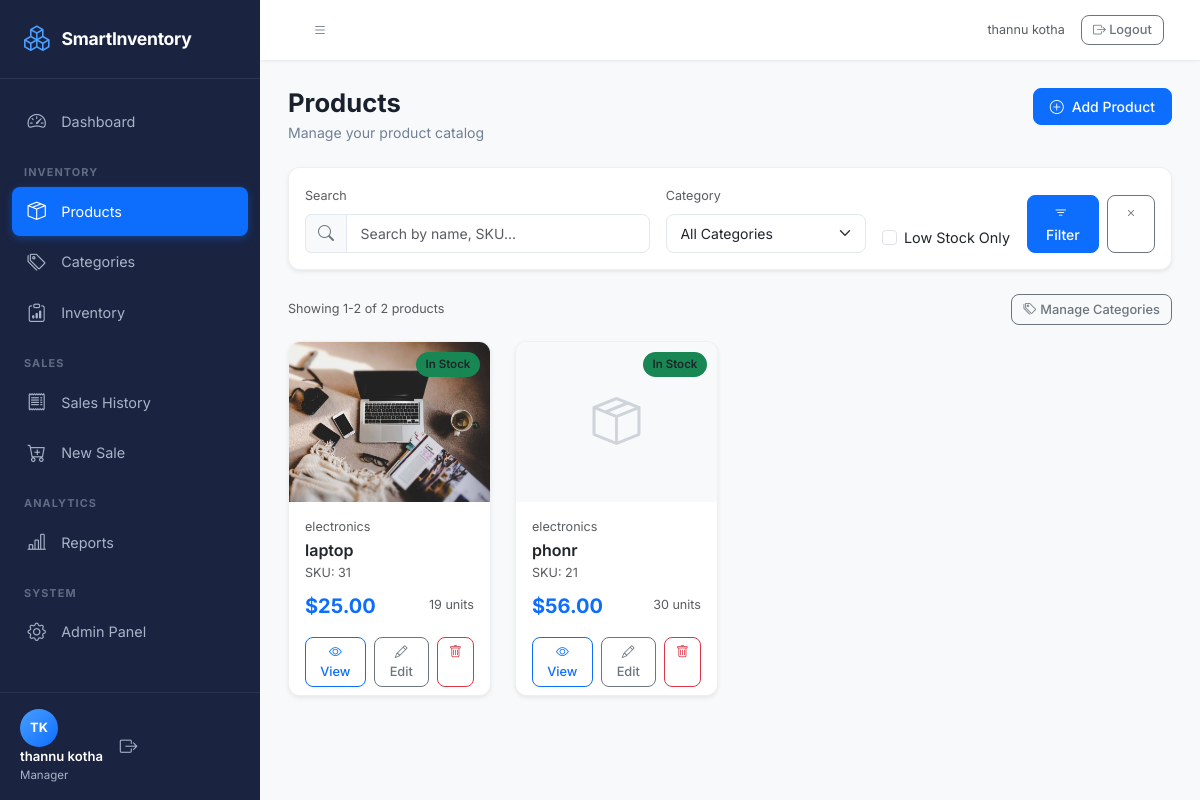
Screenshot of /products/ (signed in) with the database file from the repository.
### inventory/models.py (models this page shows, shortened)
class Product(models.Model):
    name = models.CharField(max_length=200)
    sku = models.CharField(max_length=50, unique=True, help_text='Stock Keeping Unit')
    category = models.ForeignKey(Category, on_delete=models.SET_NULL, null=True, related_name='products')
    description = models.TextField(blank=True, null=True)
    price = models.DecimalField(max_digits=10, decimal_places=2, help_text='Selling price')
    cost_price = models.DecimalField(max_digits=10, decimal_places=2, default=0, help_text='Purchase/cost price')
    stock_quantity = models.IntegerField(default=0, help_text='Current stock level')
    low_stock_threshold = models.IntegerField(default=10, help_text='Alert when stock falls below this')
    image = models.ImageField(upload_to='products/', blank=True, null=True)
    is_active = models.BooleanField(default=True)
    created_at = models.DateTimeField(auto_now_add=True)
    updated_at = models.DateTimeField(auto_now=True)
    class Meta:
        ordering = ['name']
    @property
    def is_low_stock(self):
        return self.stock_quantity <= self.low_stock_threshold

class Category(models.Model):
    name = models.CharField(max_length=100, unique=True)
    description = models.TextField(blank=True, null=True)
    created_at = models.DateTimeField(auto_now_add=True)
    class Meta:
        verbose_name = 'Category'
        verbose_name_plural = 'Categories'
        ordering = ['name']
    def __str__(self):
        return self.name

### inventory/views.py (the view)
# urls.py: path('products/', views.product_list, name='product_list'),
@login_required
def product_list(request):
    form = ProductSearchForm(request.GET)
    products = Product.objects.select_related('category').all()
    query = request.GET.get('query', '')
    category_id = request.GET.get('category', '')
    low_stock = request.GET.get('low_stock', '')
    if query:
        products = products.filter(
            Q(name__icontains=query) |
            Q(sku__icontains=query) |
            Q(description__icontains=query)
        )
    if category_id:
        products = products.filter(category_id=category_id)
    if low_stock:
        products = products.filter(stock_quantity__lte=F('low_stock_threshold'))
    paginator = Paginator(products, 12)
    page_number = request.GET.get('page')
    page_obj = paginator.get_page(page_number)
    context = {
        'products': page_obj,
        'form': form,
        'query': query,
        'total_count': products.count(),
    }
    return render(request, 'products/product_list.html', context)

### inventory/forms.py
class ProductSearchForm(forms.Form):
    query = forms.CharField(
        required=False,
        widget=forms.TextInput(attrs={
            'class': 'form-control',
            'placeholder': 'Search products...',
            'id': 'search-input'
        })
    )
    category = forms.ModelChoiceField(
        queryset=Category.objects.all(),
        required=False,
        empty_label='All Categories',
        widget=forms.Select(attrs={'class': 'form-select'})
    )
    low_stock = forms.BooleanField(
        required=False,
        widget=forms.CheckboxInput(attrs={'class': 'form-check-input'})
    )

### templates/products/product_list.html (shortened to what this page needs)
{% extends 'base.html' %}
{% load static %}
{% load inventory_tags %}
{% block content %}
<div class="page-header d-flex justify-content-between align-items-start mb-4">
    <div>
        <h1 class="page-title">Products</h1>
        <p class="page-subtitle">Manage your product catalog</p>
    </div>
    <a href="{% url 'product_add' %}" class="btn btn-primary">
        <i class="bi bi-plus-circle me-2"></i>Add Product
    </a>
</div>
<div class="card border-0 shadow-sm mb-4">
    <div class="card-body py-3">
        <form method="get" class="row g-3 align-items-end">
            <div class="col-md-5">
                <label class="form-label small text-muted">Search</label>
                <div class="input-group">
                    <span class="input-group-text"><i class="bi bi-search"></i></span>
                    <input type="text" name="query" class="form-control" placeholder="Search by name, SKU..."
                           value="{{ request.GET.query }}">
                </div>
            </div>
            <div class="col-md-3">
                <label class="form-label small text-muted">Category</label>
                {{ form.category }}
            </div>
            <div class="col-md-2 d-flex align-items-end">
                <div class="form-check">
                    <input class="form-check-input" type="checkbox" name="low_stock" id="lowStockCheck"
                           {% if request.GET.low_stock %}checked{% endif %}>
                    <label class="form-check-label" for="lowStockCheck">Low Stock Only</label>
                </div>
            </div>
            <div class="col-md-2 d-flex gap-2">
                <button type="submit" class="btn btn-primary flex-fill">
                    <i class="bi bi-filter me-1"></i>Filter
                </button>
                <a href="{% url 'product_list' %}" class="btn btn-outline-secondary">
                    <i class="bi bi-x"></i>
                </a>
            </div>
        </form>
    </div>
</div>
<div class="d-flex justify-content-between align-items-center mb-3">
    <p class="text-muted mb-0 small">Showing {{ products.start_index }}-{{ products.end_index }} of {{ products.paginator.count }} products</p>
    <div class="d-flex gap-2">
        <a href="{% url 'category_list' %}" class="btn btn-sm btn-outline-secondary">
            <i class="bi bi-tags me-1"></i>Manage Categories
        </a>
    </div>
</div>
{% if products %}
<div class="row g-4 mb-4">
    {% for product in products %}
    <div class="col-xl-3 col-lg-4 col-md-6">
        <div class="card product-card border-0 shadow-sm h-100">
            <div class="product-img-wrapper">
                {% if product.image %}
                <img src="{{ product.image.url }}" alt="{{ product.name }}" class="product-img">
                {% else %}
                <div class="product-img-placeholder">
                    <i class="bi bi-box-seam"></i>
                </div>
                {% endif %}
                {% if product.stock_quantity == 0 %}
                <span class="product-badge bg-danger">Out of Stock</span>
                {% elif product.is_low_stock %}
                <span class="product-badge bg-warning text-dark">Low Stock</span>
                {% else %}
                <span class="product-badge bg-success">In Stock</span>
                {% endif %}
            </div>
            <div class="card-body">
                <p class="text-muted small mb-1">{{ product.category.name|default:'Uncategorized' }}</p>
                <h6 class="card-title fw-semibold mb-1">{{ product.name }}</h6>
                <p class="text-muted small mb-2">SKU: {{ product.sku }}</p>
                <div class="d-flex justify-content-between align-items-center">
                    <span class="fw-bold text-primary fs-5">${{ product.price }}</span>
                    <span class="text-muted small">{{ product.stock_quantity }} units</span>
                </div>
            </div>
            <div class="card-footer bg-transparent border-0 pt-0">
                <div class="d-flex gap-2">
                    <a href="{% url 'product_detail' product.pk %}" class="btn btn-sm btn-outline-primary flex-fill">
                        <i class="bi bi-eye"></i> View
                    </a>
                    <a href="{% url 'product_edit' product.pk %}" class="btn btn-sm btn-outline-secondary flex-fill">
                        <i class="bi bi-pencil"></i> Edit
                    </a>
                    <a href="{% url 'product_delete' product.pk %}" class="btn btn-sm btn-outline-danger">
                        <i class="bi bi-trash"></i>
                    </a>
                </div>
            </div>
        </div>
    </div>
    {% endfor %}
</div>
{% endif %}
{% endblock %}

### templates/base.html (shortened to what this page needs)
{% load static %}
<!DOCTYPE html>
<html lang="en">
<head>
    <link href="https://cdn.jsdelivr.net/npm/bootstrap@5.3.0/dist/css/bootstrap.min.css" rel="stylesheet">
    <link href="https://cdn.jsdelivr.net/npm/bootstrap-icons@1.11.0/font/bootstrap-icons.css" rel="stylesheet">
    <link href="{% static 'css/style.css' %}" rel="stylesheet">
</head>
<body class="bg-light">
{% if user.is_authenticated %}
<div class="wrapper d-flex">
    <nav id="sidebar" class="sidebar">
        <div class="sidebar-header">
            <div class="brand-logo">
                <i class="bi bi-boxes"></i>
                <span>SmartInventory</span>
            </div>
        </div>
        <ul class="sidebar-nav">
            <li class="nav-item {% if request.resolver_match.url_name == 'dashboard' %}active{% endif %}">
                <a href="{% url 'dashboard' %}" class="nav-link">
                    <i class="bi bi-speedometer2"></i>
                    <span>Dashboard</span>
                </a>
            </li>
            <li class="nav-category">INVENTORY</li>
            <li class="nav-item {% if 'product' in request.resolver_match.url_name or 'category' in request.resolver_match.url_name %}active{% endif %}">
                <a href="{% url 'product_list' %}" class="nav-link">
                    <i class="bi bi-box-seam"></i>
                    <span>Products</span>
                </a>
            </li>
            <li class="nav-item {% if request.resolver_match.url_name == 'category_list' %}active{% endif %}">
                <a href="{% url 'category_list' %}" class="nav-link">
                    <i class="bi bi-tags"></i>
                    <span>Categories</span>
                </a>
            </li>
            <li class="nav-item {% if request.resolver_match.url_name == 'inventory' %}active{% endif %}">
                <a href="{% url 'inventory' %}" class="nav-link">
                    <i class="bi bi-clipboard-data"></i>
                    <span>Inventory</span>
                </a>
            </li>
            <li class="nav-category">SALES</li>
            <li class="nav-item {% if 'sale' in request.resolver_match.url_name %}active{% endif %}">
                <a href="{% url 'sale_list' %}" class="nav-link">
                    <i class="bi bi-receipt"></i>
                    <span>Sales History</span>
                </a>
            </li>
            <li class="nav-item">
                <a href="{% url 'sale_create' %}" class="nav-link">
                    <i class="bi bi-cart-plus"></i>
                    <span>New Sale</span>
                </a>
            </li>
            <li class="nav-category">ANALYTICS</li>
            <li class="nav-item {% if request.resolver_match.url_name == 'reports' %}active{% endif %}">
                <a href="{% url 'reports' %}" class="nav-link">
                    <i class="bi bi-bar-chart-line"></i>
                    <span>Reports</span>
                </a>
            </li>
            <li class="nav-category">SYSTEM</li>
            <li class="nav-item">
                <a href="/admin/" class="nav-link" target="_blank">
                    <i class="bi bi-gear"></i>
                    <span>Admin Panel</span>
                </a>
            </li>
        </ul>
        <div class="sidebar-footer">
            <div class="user-info">
                <div class="user-avatar">{{ user.first_name|first|upper }}{{ user.last_name|first|upper }}</div>
                <div class="user-details">
                    <div class="user-name">{{ user.get_full_name|default:user.username }}</div>
                    <div class="user-role">{% if user.is_superuser %}Administrator{% else %}Manager{% endif %}</div>
                </div>
            </div>
            <a href="{% url 'logout' %}" class="logout-btn" title="Logout">
                <i class="bi bi-box-arrow-right"></i>
            </a>
        </div>
    </nav>
    <div class="main-content flex-grow-1">
        <nav class="top-navbar navbar navbar-expand-lg">
            <div class="container-fluid">
                <button class="btn btn-link sidebar-toggle" id="sidebarToggle">
                    <i class="bi bi-list"></i>
                </button>
                <div class="ms-auto d-flex align-items-center gap-3">
                    <span class="text-muted small">{{ user.get_full_name|default:user.username }}</span>
                    <a href="{% url 'logout' %}" class="btn btn-outline-secondary btn-sm">
                        <i class="bi bi-box-arrow-right"></i> Logout
                    </a>
                </div>
            </div>
        </nav>
        <div class="page-content">
            {% block content %}{% endblock %}
        </div>
    </div>
</div>
{% endif %}
</body>
</html>

### rows the page displays
Product: image (picture), low_stock_threshold "In Stock", category.name "electronics", name "laptop", sku "31", price "25.00", stock_quantity "19"
Product: low_stock_threshold "In Stock", category.name "electronics", name "phonr", sku "21", price "56.00", stock_quantity "30"

### other values shown
{{ user.first_name|first|upper }} "T"
{{ user.last_name|first|upper }} "K"
{{ user.get_full_name|default:user.username }} "thannu kotha"
{{ products.start_index }} "1"
{{ products.end_index }} "2"
{{ products.paginator.count }} "2"
